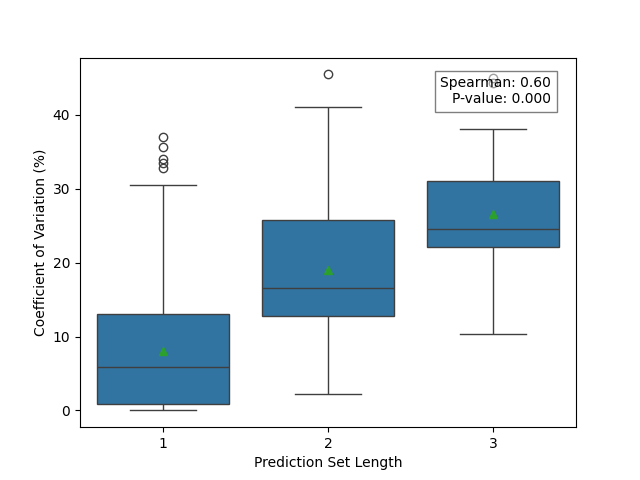
#> input picture analysis/3/lac/alpha_020/Pred Size Vs CoV_boxplot.png, 640 x 480 px, found by its file name
$ python creating_images_for_paper.py
#> lines starting #> are read from the running program, lines starting #| are printed output that depends on the picture
import matplotlib.pyplot as plt
import matplotlib.image as mpimg
import os

def create_combined_image_plot(img_paths_algorithm_1, img_paths_algorithm_2, save_dir, save_name):
    """
    Create a combined plot with images for two algorithms.

    Parameters:
    - img_paths_algorithm_1: Tuple containing (boxplot_image_path, distribution_image_path) for the first algorithm.
    - img_paths_algorithm_2: Tuple containing (boxplot_image_path, distribution_image_path) for the second algorithm.
    - save_dir: Directory to save the resulting image.
    - save_name: Name for the saved image file.

    Returns:
    - None: The function saves the resulting plot as a PNG file.
    """
#> called with save_name = 'lac_020_005_comparison'

    # Create a 2x2 grid of subplots
    fig, axs = plt.subplots(2, 2, figsize=(16, 12))

    # Load and plot images for the first algorithm
    boxplot_img_1 = mpimg.imread(img_paths_algorithm_1[0])
#> boxplot_img_1 is the input picture: shape (480, 640, 4) float32; mean R, G, B, A 0.895, 0.921, 0.938, 1
    dist_img_1 = mpimg.imread(img_paths_algorithm_1[1])
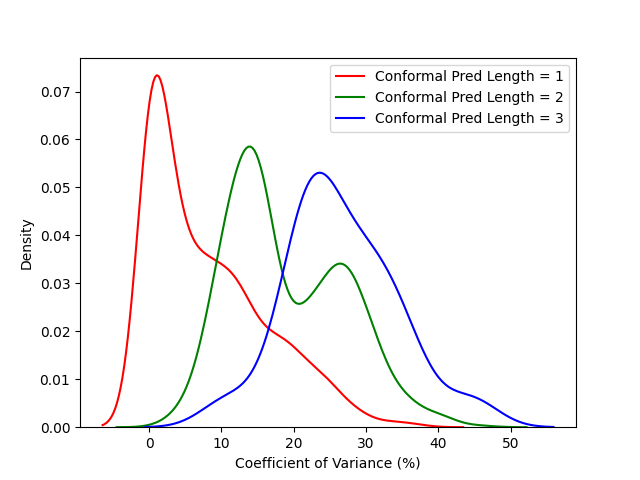
#> input picture analysis/3/lac/alpha_020/cov_dist_distribution_cov.png, 640 x 480 px, found by its file name
#> dist_img_1 is the input picture: shape (480, 640, 4) float32; mean R, G, B, A 0.972, 0.969, 0.971, 1
    axs[0, 0].imshow(boxplot_img_1)
    axs[0, 1].imshow(dist_img_1)

    # Load and plot images for the second algorithm
    boxplot_img_2 = mpimg.imread(img_paths_algorithm_2[0])
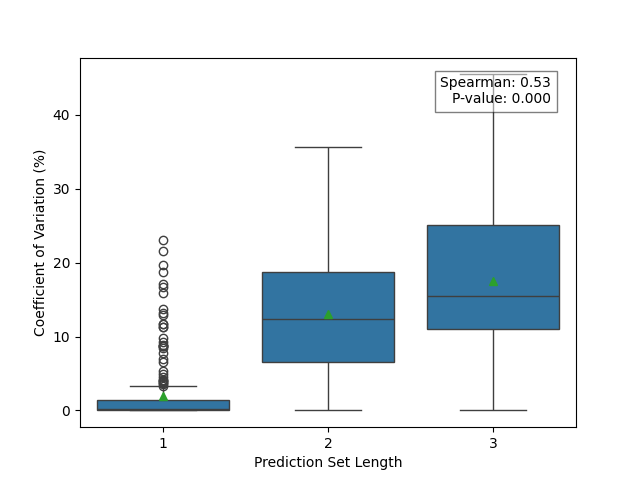
#> input picture analysis/3/lac/alpha_005/Pred Size Vs CoV_boxplot.png, 640 x 480 px, found by its file name
#> boxplot_img_2 is the input picture: shape (480, 640, 4) float32; mean R, G, B, A 0.911, 0.932, 0.946, 1
    dist_img_2 = mpimg.imread(img_paths_algorithm_2[1])
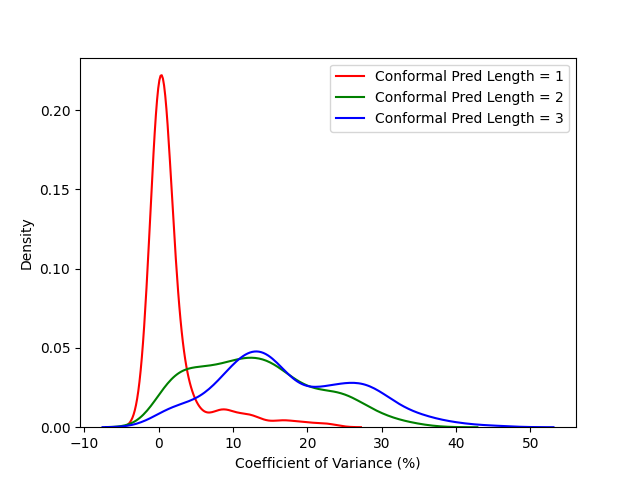
#> input picture analysis/3/lac/alpha_005/cov_dist_distribution_cov.png, 640 x 480 px, found by its file name
#> dist_img_2 is the input picture: shape (480, 640, 4) float32; mean R, G, B, A 0.977, 0.973, 0.975, 1
    axs[1, 0].imshow(boxplot_img_2)
    axs[1, 1].imshow(dist_img_2)

    # Remove axes for a cleaner look
    for ax in axs.flat:
        ax.axis('off')

    plt.tight_layout()
    save_path = os.path.join(save_dir, save_name + '_combined_plot.png')
    plt.savefig(save_path)
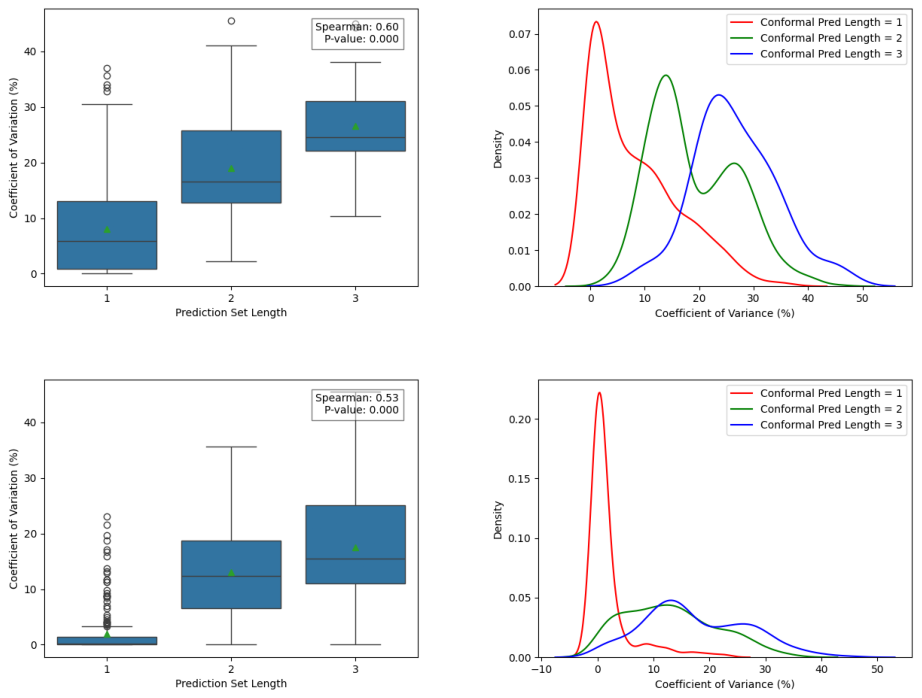
#> figure drawn by matplotlib, 4 panels
    plt.close()  # Close the plot to release memory
    print(f"Combined image plot saved to: {save_path}")

if __name__ == "__main__":

    create_combined_image_plot(('/sddata/projects/MICCAI_2024_UNSURE_Conformal-Prediction-and-MC-Inference-for-Addressing-Uncertainty-in-Cervical-Cancer-Screening/analysis/3/lac/alpha_020/Pred Size Vs CoV_boxplot.png',
                                '/sddata/projects/MICCAI_2024_UNSURE_Conformal-Prediction-and-MC-Inference-for-Addressing-Uncertainty-in-Cervical-Cancer-Screening/analysis/3/lac/alpha_020/cov_dist_distribution_cov.png'),
                                ('/sddata/projects/MICCAI_2024_UNSURE_Conformal-Prediction-and-MC-Inference-for-Addressing-Uncertainty-in-Cervical-Cancer-Screening/analysis/3/lac/alpha_005/Pred Size Vs CoV_boxplot.png',
                                '/sddata/projects/MICCAI_2024_UNSURE_Conformal-Prediction-and-MC-Inference-for-Addressing-Uncertainty-in-Cervical-Cancer-Screening/analysis/3/lac/alpha_005/cov_dist_distribution_cov.png'),
                               '/sddata/projects/MICCAI_2024_UNSURE_Conformal-Prediction-and-MC-Inference-for-Addressing-Uncertainty-in-Cervical-Cancer-Screening/Submission', 'lac_020_005_comparison')
